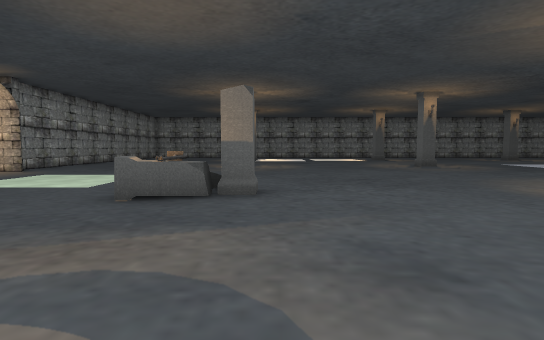
View 1 (above)

24 first-person views from a walk through a 3-D level made in the Unity game engine. The camera is 1.5 m above the floor, tilts 4° down and sees 80° across. The floor is counted in squares, 2 m on a side. Each view is taken from the middle of a square. On the plan, view 1 faces up. The plan holds only what a view shows up to about 11 squares ahead; the rest is blank. The place goes on beyond the plan. The player is left out. Some animated figures are left out. Door leaves are left out, so doorways stand open. Some surface patterns are stand-ins.

View 2
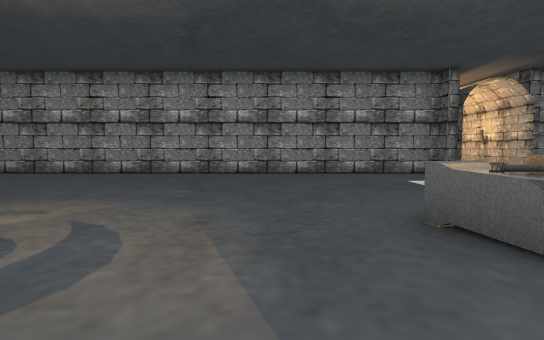

View 3
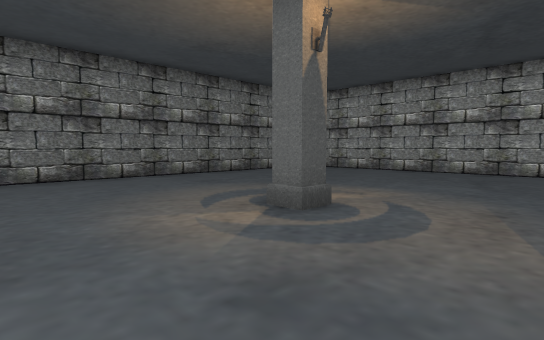

View 4
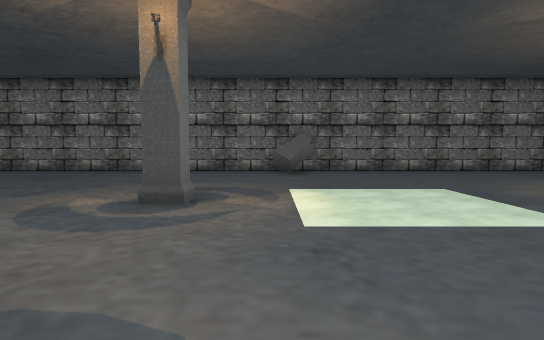

View 5
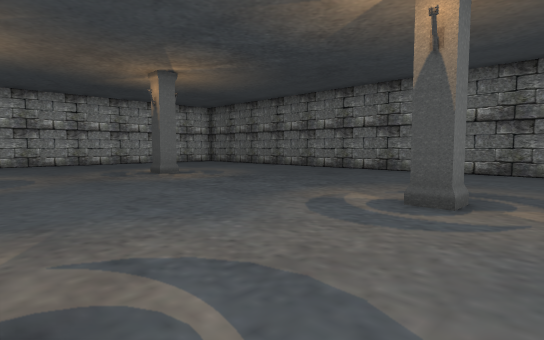

View 6
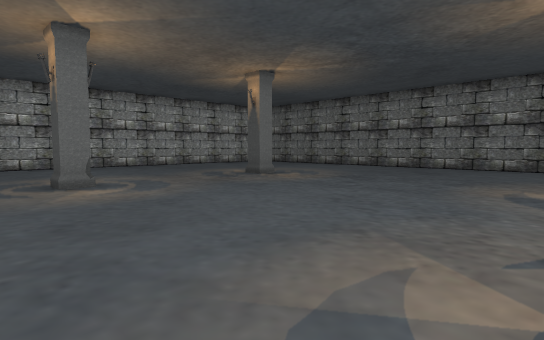

View 7
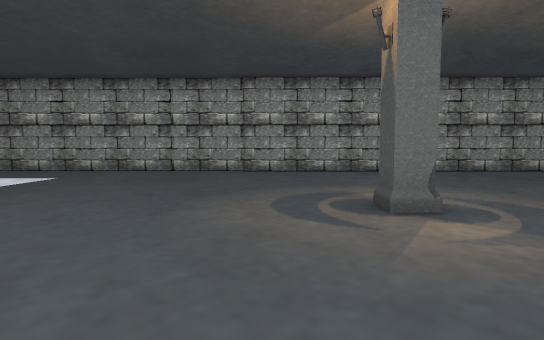

View 8
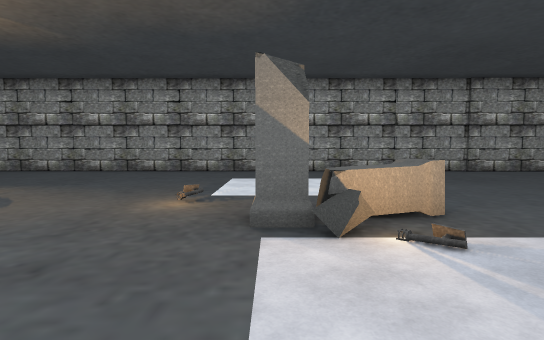

View 9
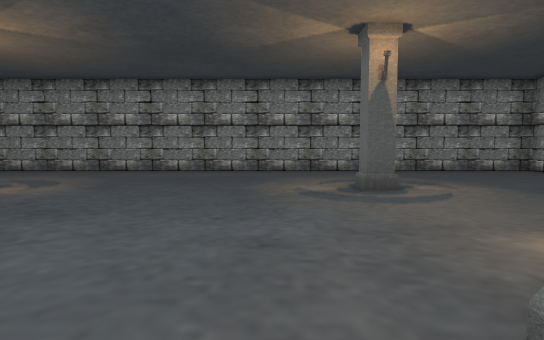

View 10
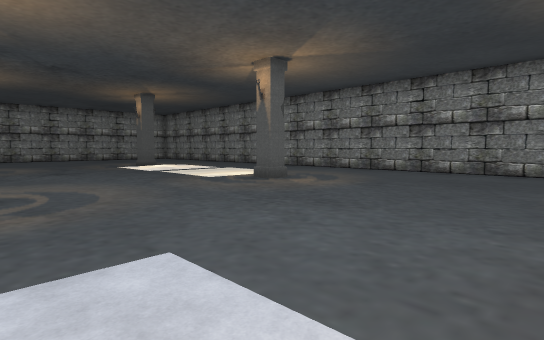

View 11
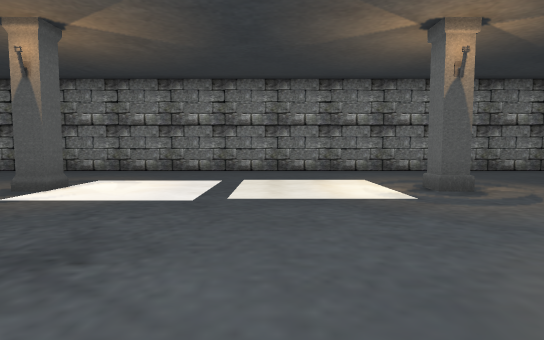

View 12
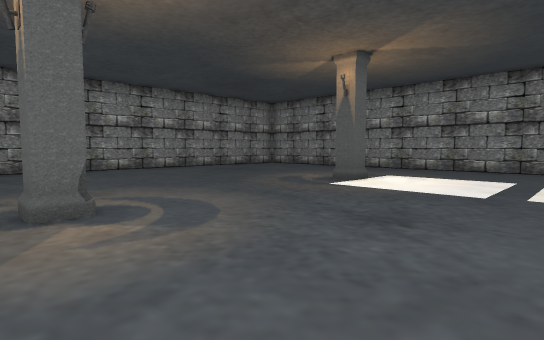

View 13
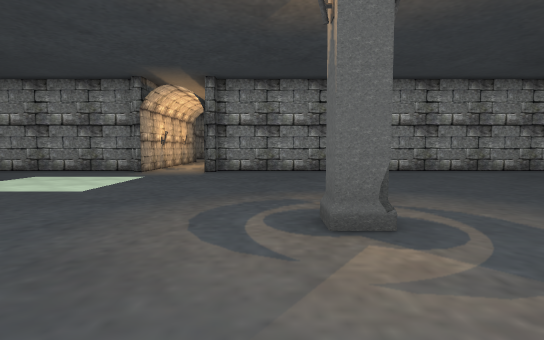

View 14
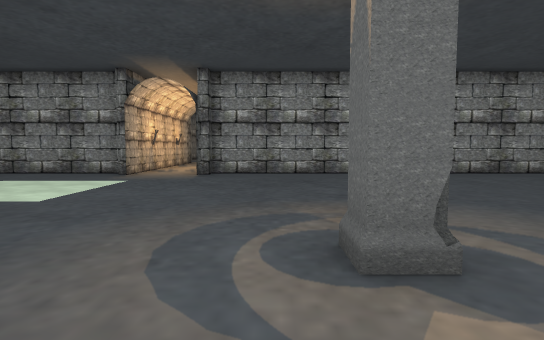

View 15
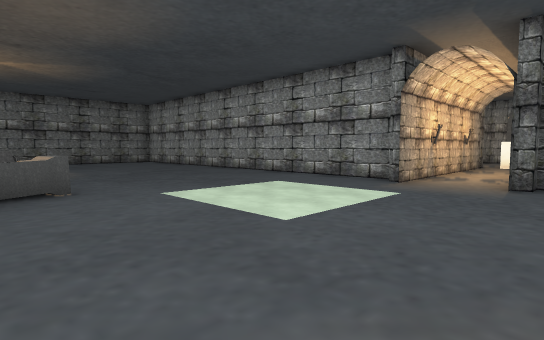

View 16
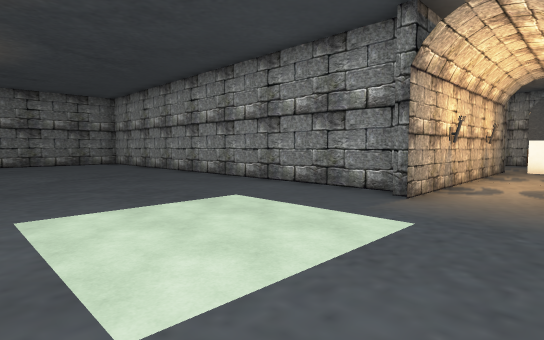

View 17
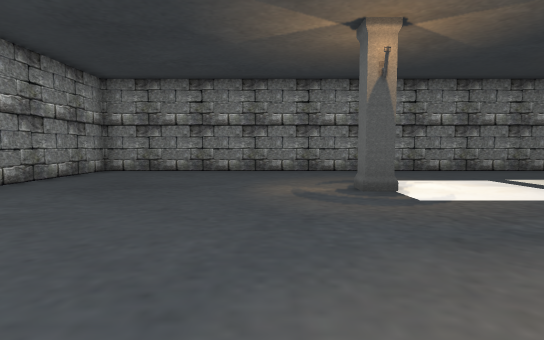

View 18
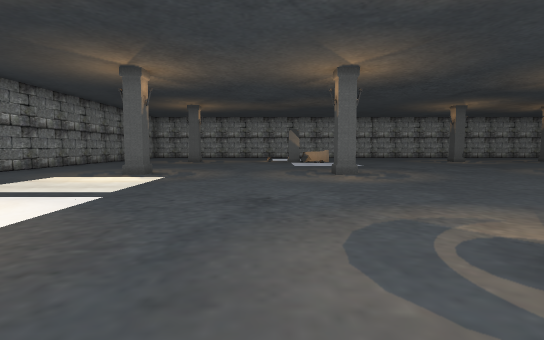

View 19
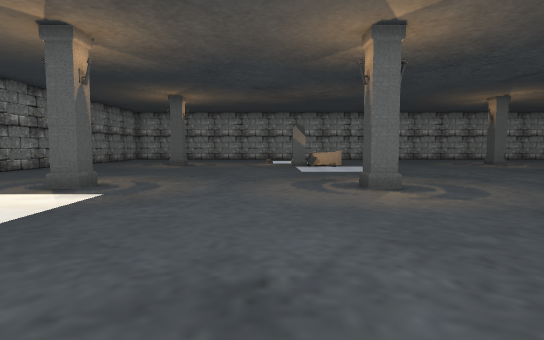

View 20
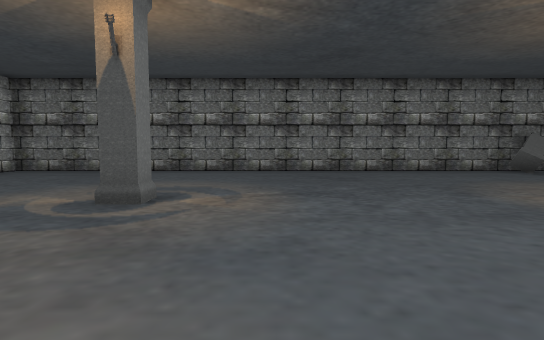

View 21
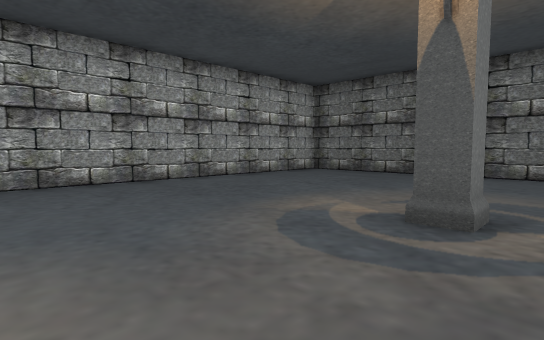

View 22
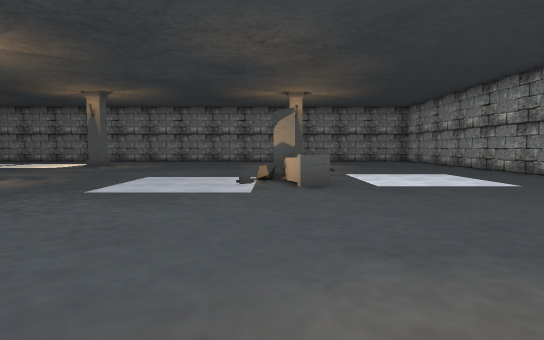

View 23
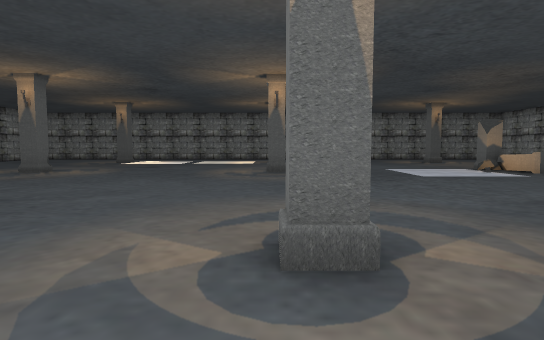

View 24
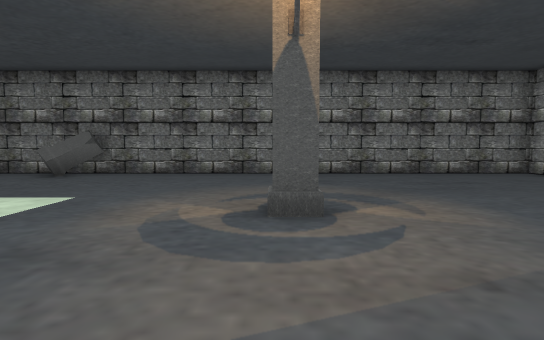

### Floor plan
Points are (right, up) in squares from view 1. A wall is a line through its corners. A room is listed if a view was taken in it or the views show most of it. See-through windows are left out.
Room 1 (views 1, 2, 3, 4, 5, 6, 7, 8, 9, 10, 11, 12, 13, 14, 15, 16, 17, 18, 19, 20, 21, 22, 23, 24)
walls: (-0.2, 5.1) (-0.9, 5.1); (-1, 4.9) (-1.5, 4.7); (-7.9, 7.8) (-8.3, 7.8) (-8.3, -5.2) (20.2, -5.2) (20.2, 23.3) (-8.3, 23.3) (-8.3, 10.3) (-7.9, 10.3) (-7.9, 9.9); (3.7, -5.1) (4.5, -3.9) (5.1, -4.6)
low walls: (-1, 5.4) (-1, 4.9)
ways out: opening at (-8, 9)
objects: torch (-2, 5); pillar (-1, 0); pillar (-1, 13); pillar (-1, 19); pillar (6, 1); pillar (6, 5); pillar (6, 13); pillar (6, 19); other object (13, 12) to (14, 13); pillar (14, 0); pillar (14, 5); pillar (14, 19)

Where each view was taken, in squares from view 1:
view 1: 0 up, 0 right, facing up
view 2: 3 up, 1 right, facing left
view 3: 3 up, 2 right, facing down-left
view 4: 5 up, 5 right, facing down
view 5: 5 up, 5 right, facing down-right
view 6: 7 up, 7 right, facing down-right
view 7: 7 up, 10 right, facing right
view 8: 14 up, 10 right, facing right
view 9: 13 up, 12 right, facing up
view 10: 13 up, 12 right, facing up-left
view 11: 13 up, 3 right, facing up
view 12: 12 up, 3 right, facing up-left
view 13: 12 up, 2 right, facing left
view 14: 12 up, 1 right, facing left
view 15: 11 up, 1 left, facing down-left
view 16: 10 up, 3 left, facing down-left
view 17: 13 up, 3 left, facing up
view 18: 15 up, 3 left, facing right
view 19: 15 up, 0 right, facing right
view 20: 5 up, 12 right, facing down
view 21: 4 up, 13 right, facing down-right
view 22: 6 up, 13 right, facing up
view 23: 3 up, 6 right, facing up
view 24: 4 up, 1 left, facing down
